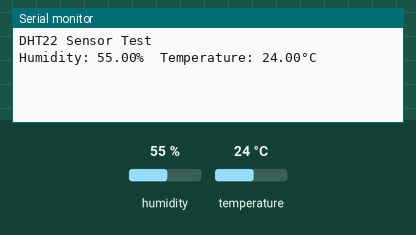
Simulated run of this sketch. Board: ESP8266 (NodeMCU). Shown: the last lines printed to the serial monitor. Inputs (shaded band) come from the test bench; at power-on: humidity 55 %, temperature 24 °C.

Above: at 3.2 s.
3.3 s: humidity set to 22 %
At 5.0 s:
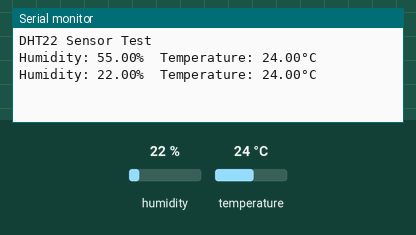
6.0 s: temperature set to 12 °C
At 6.8 s:
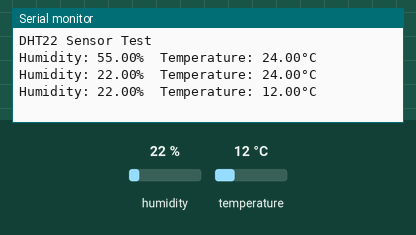
8.7 s: humidity set to 40 %
At 11.4 s:
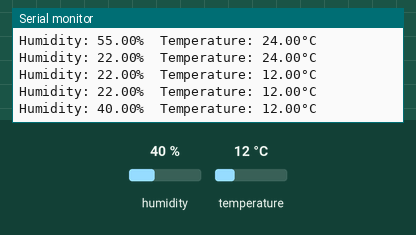
Timing chart, 0 to 12.9 s (numbered marks = the images above; inputs shaded):
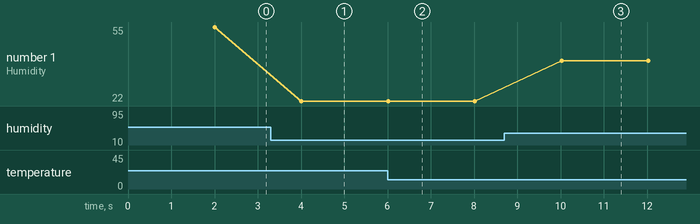

Measured:
- after the input at 3.3 s, the serial monitor: prints a new line after 0.71 s (image 1)
- after the input at 6.0 s, the serial monitor: prints a new line at once (image 2)
- after the input at 8.7 s, the serial monitor: prints a new line after 1.3 s (image 3)
- plotted number 1: 22 → 40 after the input at 8.7 s

The sketch:

Temp_Humid_Sensor.ino
```cpp
#include <Adafruit_Sensor.h>
#include <DHT.h>
#include <DHT_U.h>

// Define the DHT sensor type and the GPIO pin
#define DHTPIN 4     // Use GPIO4 (D2 on NodeMCU)
#define DHTTYPE DHT22 // DHT22 sensor type

DHT dht(DHTPIN, DHTTYPE);

void setup() {
  dht.begin();
  delay(2000);

  Serial.begin(115200);
  Serial.println(F("DHT22 Sensor Test"));
}

void loop() {
  float humidity = dht.readHumidity();
  float temperature = dht.readTemperature();  // Default is Celsius

  if (isnan(humidity) || isnan(temperature)) {
    Serial.println(F("Failed to read from DHT sensor!"));
    return;
  }

  Serial.print(F("Humidity: "));
  Serial.print(humidity);
  Serial.print(F("%  Temperature: "));
  Serial.print(temperature);
  Serial.println(F("°C"));

  delay(2000); // Wait before reading again
}
```
